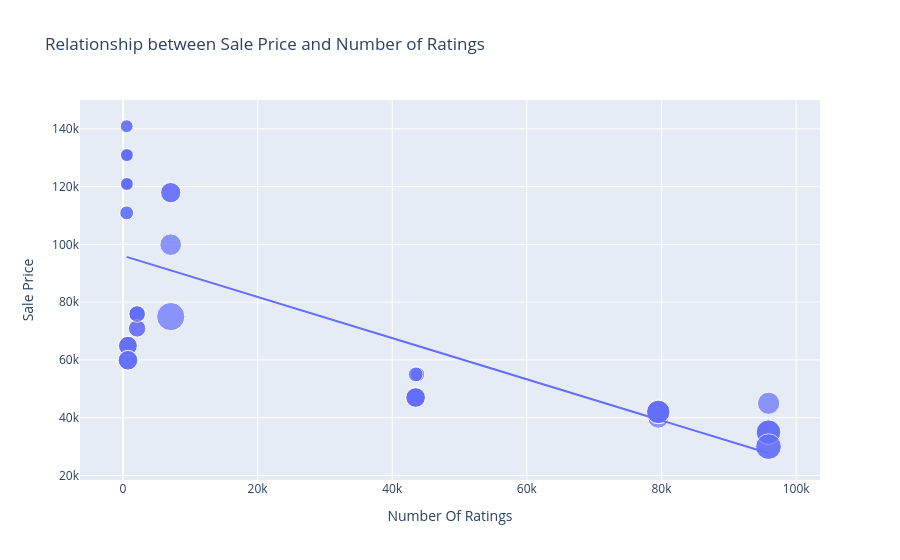

This figure's notebook cell:
### Code cell
figure = px.scatter(data_frame = data, 
                    x = "Number Of Ratings", 
                    y = "Sale Price", 
                    size = "Discount Percentage", 
                    trendline = "ols", 
                    title = "Relationship between Sale Price and Number of Ratings")
figure.show()

### Figure 1 — Plotly figure (JSON) as saved in the notebook; plotly's stock layout.template omitted (floating-point values rounded to 4 significant figures)
{"data": [{"hovertemplate": "Number Of Ratings=%{x}<br>Sale Price=%{y}<br>Discount Percentage=%{marker.size}<extra></extra>", "legendgroup": "", "marker": {"color": "#636efa", "size": [0, 0, 0, 0, 0, 0, 0, 0, 0, 20, 16, 20, 20, 20, 0, 0, 0, 0, 29, 15, 0, 15, 17, 18, 6, 6, 13, 6, 14, 10, 7, 6, 6, 13, 13, 10, 10, 6, 14, 6, 10, 6, 11, 11, 10, 14, 7, 6, 6, 6, 8, 8, 24, 22, 22, 22, 8, 24, 14, 14, 14, 14], "sizemode": "area", "sizeref": 0.0725, "symbol": "circle"}, "mode": "markers", "name": "", "orientation": "v", "showlegend": false, "type": "scatter", "x": [3431, 3431, 3431, 11202, 11202, 3431, 3431, 11202, 1454, 79512, 79512, 79582, 79512, 79512, 1078, 1078, 1078, 1078, 7088, 7088, 1078, 7088, 7081, 95909, 542, 580, 740, 545, 740, 2101, 545, 580, 580, 730, 730, 2101, 2101, 580, 740, 580, 2092, 545, 2101, 2092, 2101, 740, 545, 580, 580, 580, 43707, 43707, 95807, 95909, 95807, 95909, 43470, 95909, 43470, 43470, 43470, 43470], "xaxis": "x", "y": [49900, 84900, 84900, 77000, 77000, 49900, 49900, 77000, 89900, 41999, 39999, 41999, 41999, 41999, 131900, 117100, 131900, 117100, 74999, 117900, 117100, 117900, 99900, 44999, 140900, 130900, 64900, 120900, 59900, 75900, 110900, 130900, 120900, 64900, 64900, 75900, 75900, 120900, 59900, 120900, 75900, 140900, 70900, 70900, 75900, 59900, 110900, 120900, 130900, 130900, 54999, 54999, 29999, 34999, 34999, 34999, 54999, 29999, 46999, 46999, 46999, 46999], "yaxis": "y"}, {"hovertemplate": "<b>OLS trendline</b><br>Sale Price = -0.712783 * Number Of Ratings + 96054.8<br>R<sup>2</sup>=0.492139<br><br>Number Of Ratings=%{x}<br>Sale Price=%{y} <b>(trend)</b><extra></extra>", "legendgroup": "", "marker": {"color": "#636efa", "symbol": "circle"}, "mode": "lines", "name": "", "showlegend": false, "type": "scatter", "x": [542, 545, 545, 545, 545, 580, 580, 580, 580, 580, 580, 580, 580, 730, 730, 740, 740, 740, 740, 1078, 1078, 1078, 1078, 1078, 1454, 2092, 2092, 2101, 2101, 2101, 2101, 2101, 3431, 3431, 3431, 3431, 3431, 7081, 7088, 7088, 7088, 11202, 11202, 11202, 43470, 43470, 43470, 43470, 43470, 43707, 43707, 79512, 79512, 79512, 79512, 79582, 95807, 95807, 95909, 95909, 95909, 95909], "xaxis": "x", "y": [95670.0, 95670.0, 95670.0, 95670.0, 95670.0, 95640.0, 95640.0, 95640.0, 95640.0, 95640.0, 95640.0, 95640.0, 95640.0, 95530.0, 95530.0, 95530.0, 95530.0, 95530.0, 95530.0, 95290.0, 95290.0, 95290.0, 95290.0, 95290.0, 95020.0, 94560.0, 94560.0, 94560.0, 94560.0, 94560.0, 94560.0, 94560.0, 93610.0, 93610.0, 93610.0, 93610.0, 93610.0, 91010.0, 91000.0, 91000.0, 91000.0, 88070.0, 88070.0, 88070.0, 65070.0, 65070.0, 65070.0, 65070.0, 65070.0, 64900.0, 64900.0, 39380.0, 39380.0, 39380.0, 39380.0, 39330.0, 27770.0, 27770.0, 27690.0, 27690.0, 27690.0, 27690.0], "yaxis": "y"}], "layout": {"legend": {"itemsizing": "constant", "tracegroupgap": 0}, "title": {"text": "Relationship between Sale Price and Number of Ratings"}, "xaxis": {"anchor": "y", "domain": [0, 1], "title": {"text": "Number Of Ratings"}}, "yaxis": {"anchor": "x", "domain": [0, 1], "title": {"text": "Sale Price"}}}}
